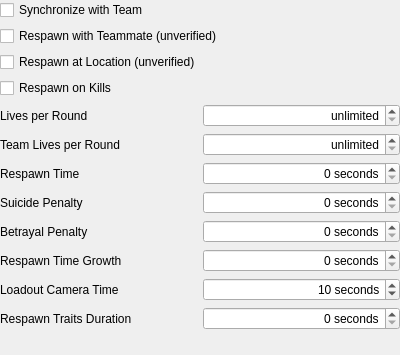
<?xml version="1.0" encoding="UTF-8"?>
<ui version="4.0">
 <class>PageMPSettingsRespawn</class>
 <widget class="QWidget" name="PageMPSettingsRespawn">
  <property name="geometry">
   <rect>
    <x>0</x>
    <y>0</y>
    <width>400</width>
    <height>355</height>
   </rect>
  </property>
  <property name="sizePolicy">
   <sizepolicy hsizetype="Expanding" vsizetype="Expanding">
    <horstretch>0</horstretch>
    <verstretch>0</verstretch>
   </sizepolicy>
  </property>
  <layout class="QGridLayout" name="gridLayout">
   <property name="leftMargin">
    <number>0</number>
   </property>
   <property name="topMargin">
    <number>0</number>
   </property>
   <property name="rightMargin">
    <number>0</number>
   </property>
   <property name="bottomMargin">
    <number>0</number>
   </property>
   <item row="10" column="1">
    <widget class="QSpinBox" name="fieldLoadoutCamTime">
     <property name="toolTip">
      <string>Control how much time players spend on the initial loadout camera. If this is too short, players won't have a chance to pick their loadouts before spawning! The default is ten seconds.</string>
     </property>
     <property name="alignment">
      <set>Qt::AlignRight|Qt::AlignTrailing|Qt::AlignVCenter</set>
     </property>
     <property name="suffix">
      <string> seconds</string>
     </property>
     <property name="maximum">
      <number>15</number>
     </property>
     <property name="value">
      <number>10</number>
     </property>
    </widget>
   </item>
   <item row="7" column="0">
    <widget class="QLabel" name="labelSuicidePenalty">
     <property name="text">
      <string>Suicide Penalty</string>
     </property>
     <property name="buddy">
      <cstring>fieldSuicidePenalty</cstring>
     </property>
    </widget>
   </item>
   <item row="4" column="0">
    <widget class="QLabel" name="labelLivesPerRound">
     <property name="text">
      <string>Lives per Round</string>
     </property>
     <property name="buddy">
      <cstring>fieldLivesPerRound</cstring>
     </property>
    </widget>
   </item>
   <item row="7" column="1">
    <widget class="QSpinBox" name="fieldSuicidePenalty">
     <property name="alignment">
      <set>Qt::AlignRight|Qt::AlignTrailing|Qt::AlignVCenter</set>
     </property>
     <property name="suffix">
      <string> seconds</string>
     </property>
     <property name="maximum">
      <number>255</number>
     </property>
    </widget>
   </item>
   <item row="10" column="0">
    <widget class="QLabel" name="labelLoadoutCamTime">
     <property name="text">
      <string>Loadout Camera Time</string>
     </property>
     <property name="buddy">
      <cstring>fieldLoadoutCamTime</cstring>
     </property>
    </widget>
   </item>
   <item row="4" column="1">
    <widget class="QSpinBox" name="fieldLivesPerRound">
     <property name="alignment">
      <set>Qt::AlignRight|Qt::AlignTrailing|Qt::AlignVCenter</set>
     </property>
     <property name="specialValueText">
      <string>unlimited</string>
     </property>
     <property name="suffix">
      <string> lives</string>
     </property>
     <property name="maximum">
      <number>63</number>
     </property>
    </widget>
   </item>
   <item row="6" column="0">
    <widget class="QLabel" name="labelRespawnTime">
     <property name="text">
      <string>Respawn Time</string>
     </property>
     <property name="buddy">
      <cstring>fieldRespawnTime</cstring>
     </property>
    </widget>
   </item>
   <item row="5" column="0">
    <widget class="QLabel" name="labelTeamLivesPerRound">
     <property name="text">
      <string>Team Lives per Round</string>
     </property>
     <property name="buddy">
      <cstring>fieldTeamLivesPerRound</cstring>
     </property>
    </widget>
   </item>
   <item row="8" column="0">
    <widget class="QLabel" name="labelBetrayalPenalty">
     <property name="text">
      <string>Betrayal Penalty</string>
     </property>
     <property name="buddy">
      <cstring>fieldBetrayalPenalty</cstring>
     </property>
    </widget>
   </item>
   <item row="6" column="1">
    <widget class="QSpinBox" name="fieldRespawnTime">
     <property name="alignment">
      <set>Qt::AlignRight|Qt::AlignTrailing|Qt::AlignVCenter</set>
     </property>
     <property name="suffix">
      <string> seconds</string>
     </property>
     <property name="maximum">
      <number>255</number>
     </property>
    </widget>
   </item>
   <item row="11" column="1">
    <widget class="QSpinBox" name="fieldTraitsDuration">
     <property name="alignment">
      <set>Qt::AlignRight|Qt::AlignTrailing|Qt::AlignVCenter</set>
     </property>
     <property name="suffix">
      <string> seconds</string>
     </property>
     <property name="maximum">
      <number>63</number>
     </property>
    </widget>
   </item>
   <item row="9" column="0">
    <widget class="QLabel" name="labelRespawnGrowth">
     <property name="text">
      <string>Respawn Time Growth</string>
     </property>
     <property name="buddy">
      <cstring>fieldRespawnGrowth</cstring>
     </property>
    </widget>
   </item>
   <item row="11" column="0">
    <widget class="QLabel" name="labelTraitsDuration">
     <property name="text">
      <string>Respawn Traits Duration</string>
     </property>
     <property name="buddy">
      <cstring>fieldTraitsDuration</cstring>
     </property>
    </widget>
   </item>
   <item row="9" column="1">
    <widget class="QSpinBox" name="fieldRespawnGrowth">
     <property name="alignment">
      <set>Qt::AlignRight|Qt::AlignTrailing|Qt::AlignVCenter</set>
     </property>
     <property name="suffix">
      <string> seconds</string>
     </property>
     <property name="maximum">
      <number>15</number>
     </property>
    </widget>
   </item>
   <item row="8" column="1">
    <widget class="QSpinBox" name="fieldBetrayalPenalty">
     <property name="alignment">
      <set>Qt::AlignRight|Qt::AlignTrailing|Qt::AlignVCenter</set>
     </property>
     <property name="suffix">
      <string> seconds</string>
     </property>
     <property name="maximum">
      <number>255</number>
     </property>
    </widget>
   </item>
   <item row="5" column="1">
    <widget class="QSpinBox" name="fieldTeamLivesPerRound">
     <property name="alignment">
      <set>Qt::AlignRight|Qt::AlignTrailing|Qt::AlignVCenter</set>
     </property>
     <property name="specialValueText">
      <string>unlimited</string>
     </property>
     <property name="suffix">
      <string> lives</string>
     </property>
     <property name="maximum">
      <number>127</number>
     </property>
    </widget>
   </item>
   <item row="12" column="0" colspan="2">
    <spacer name="verticalSpacer">
     <property name="orientation">
      <enum>Qt::Vertical</enum>
     </property>
     <property name="sizeHint" stdset="0">
      <size>
       <width>20</width>
       <height>40</height>
      </size>
     </property>
    </spacer>
   </item>
   <item row="1" column="0" colspan="2">
    <widget class="QCheckBox" name="fieldRespawnWithTeammate">
     <property name="text">
      <string>Respawn with Teammate (unverified)</string>
     </property>
    </widget>
   </item>
   <item row="0" column="0" colspan="2">
    <widget class="QCheckBox" name="fieldSyncWithTeam">
     <property name="text">
      <string>Synchronize with Team</string>
     </property>
    </widget>
   </item>
   <item row="2" column="0" colspan="2">
    <widget class="QCheckBox" name="fieldRespawnAtLocation">
     <property name="text">
      <string>Respawn at Location (unverified)</string>
     </property>
    </widget>
   </item>
   <item row="3" column="0" colspan="2">
    <widget class="QCheckBox" name="fieldRespawnOnKills">
     <property name="text">
      <string>Respawn on Kills</string>
     </property>
    </widget>
   </item>
  </layout>
 </widget>
 <resources/>
 <connections/>
</ui>
